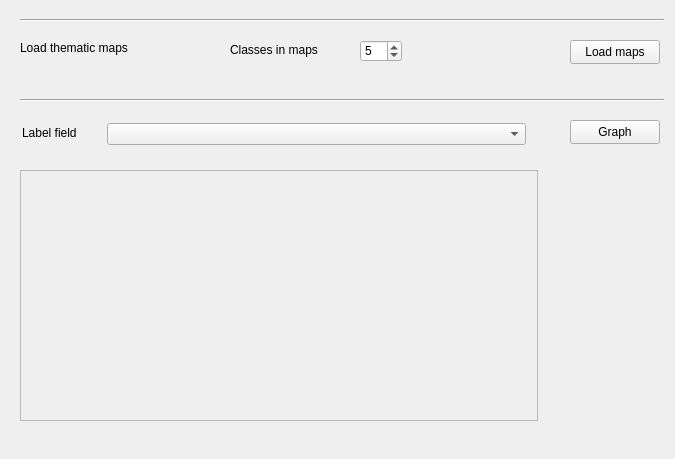
     <widget class="QWidget" name="AnalysisQTBox">
      <property name="geometry">
       <rect>
        <x>0</x>
        <y>0</y>
        <width>675</width>
        <height>459</height>
       </rect>
      </property>
      <attribute name="label">
       <string>Analysis</string>
      </attribute>
      <widget class="QPushButton" name="GraphBtn">
       <property name="geometry">
        <rect>
         <x>570</x>
         <y>120</y>
         <width>90</width>
         <height>24</height>
        </rect>
       </property>
       <property name="text">
        <string>Graph</string>
       </property>
      </widget>
      <widget class="QLabel" name="LblGraphic">
       <property name="geometry">
        <rect>
         <x>20</x>
         <y>170</y>
         <width>518</width>
         <height>251</height>
        </rect>
       </property>
       <property name="autoFillBackground">
        <bool>false</bool>
       </property>
       <property name="frameShape">
        <enum>QFrame::StyledPanel</enum>
       </property>
       <property name="text">
        <string/>
       </property>
       <property name="scaledContents">
        <bool>true</bool>
       </property>
      </widget>
      <widget class="QPushButton" name="RenderBtn">
       <property name="geometry">
        <rect>
         <x>570</x>
         <y>40</y>
         <width>90</width>
         <height>24</height>
        </rect>
       </property>
       <property name="text">
        <string>Load maps</string>
       </property>
      </widget>
      <widget class="Line" name="line">
       <property name="geometry">
        <rect>
         <x>20</x>
         <y>90</y>
         <width>644</width>
         <height>21</height>
        </rect>
       </property>
       <property name="orientation">
        <enum>Qt::Horizontal</enum>
       </property>
      </widget>
      <widget class="QComboBox" name="LabelListFieldsCBox">
       <property name="geometry">
        <rect>
         <x>107</x>
         <y>123</y>
         <width>419</width>
         <height>22</height>
        </rect>
       </property>
       <property name="maximumSize">
        <size>
         <width>16777215</width>
         <height>22</height>
        </size>
       </property>
      </widget>
      <widget class="QLabel" name="label_3">
       <property name="geometry">
        <rect>
         <x>22</x>
         <y>125</y>
         <width>64</width>
         <height>16</height>
        </rect>
       </property>
       <property name="text">
        <string>Label field</string>
       </property>
      </widget>
      <widget class="QDialogButtonBox" name="AnlsBtnBox">
       <property name="geometry">
        <rect>
         <x>565</x>
         <y>504</y>
         <width>86</width>
         <height>23</height>
        </rect>
       </property>
       <property name="standardButtons">
        <set>QDialogButtonBox::Cancel</set>
       </property>
      </widget>
      <widget class="QLabel" name="label_4">
       <property name="geometry">
        <rect>
         <x>20</x>
         <y>40</y>
         <width>161</width>
         <height>16</height>
        </rect>
       </property>
       <property name="text">
        <string>Load thematic maps</string>
       </property>
      </widget>
      <widget class="Line" name="line_14">
       <property name="geometry">
        <rect>
         <x>20</x>
         <y>10</y>
         <width>644</width>
         <height>21</height>
        </rect>
       </property>
       <property name="orientation">
        <enum>Qt::Horizontal</enum>
       </property>
      </widget>
      <widget class="QSpinBox" name="spinBoxClasNum">
       <property name="geometry">
        <rect>
         <x>360</x>
         <y>40</y>
         <width>42</width>
         <height>22</height>
        </rect>
       </property>
       <property name="value">
        <number>5</number>
       </property>
      </widget>
      <widget class="QLabel" name="label_7">
       <property name="geometry">
        <rect>
         <x>230</x>
         <y>40</y>
         <width>111</width>
         <height>20</height>
        </rect>
       </property>
       <property name="text">
        <string>Classes in maps</string>
       </property>
      </widget>
     </widget>
